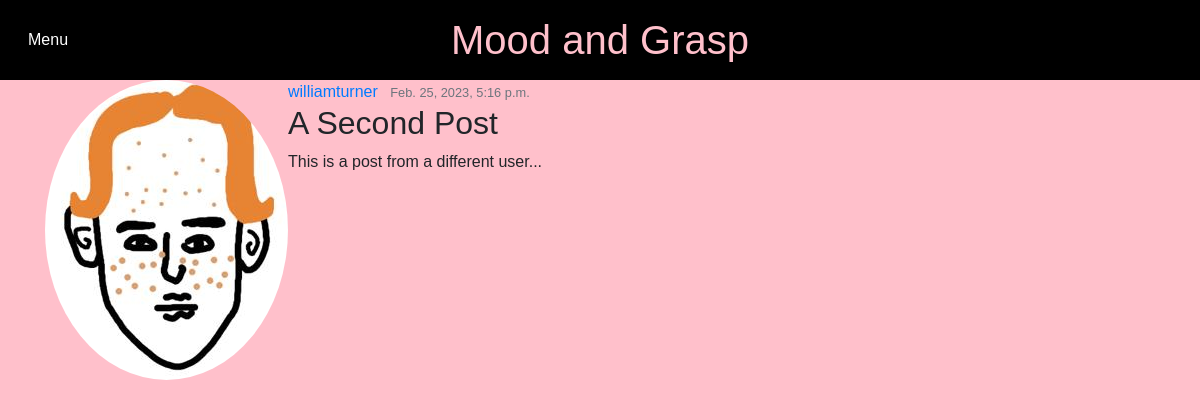
The page /announcements/9/ on the database its author committed.
### home/models.py (models this page shows, shortened)
class Announcements(models.Model):
	title = models.CharField(max_length=100)
	content = models.TextField()
	date_posted = models.DateTimeField(default=timezone.now)
	author = models.ForeignKey(User, on_delete=models.CASCADE)
	class_code = models.CharField(max_length=6, blank=True, null=True)

### users/models.py (models this page shows, shortened)
class Profile(models.Model):
	user = models.OneToOneField(User, on_delete=models.CASCADE)
	image = models.ImageField(default='default.jpg', upload_to='profile_pics')

### home/views.py (the view)
# urls.py: path('announcements/<int:pk>/', PostDetailView.as_view(), name='post_detail'),
class PostDetailView(DetailView):
	model = Announcements

### home/templates/home/announcements_detail.html
{% extends "home/base.html" %}
{% block content %}
    <article class="media content-section">
      <img class="rounded-circle article-img circle" src="{{ object.author.profile.image.url}}">
      <div class="media-body">
        <div class="article-metadata">
          <a class="mr-2" href="#">{{ object.author }}</a>
          <small class="text-muted">{{ object.date_posted }}</small>
        </div>
        <h2 class="article-title">{{ object.title }}</h2>
        <p class="article-content">{{ object.content }}</p>
      </div>
    </article>
{% endblock content %}

### home/static/main.css (style rules this page uses)
body { font-family: Arial, sans-serif; background-color: pink; margin: 0; padding: 0; }

### rows shown on the page
Announcements: author.profile.image (picture), author "williamturner", date_posted "Feb. 25, 2023, 5:16 p.m.", title "A Second Post", content "This is a post from a different user..."
